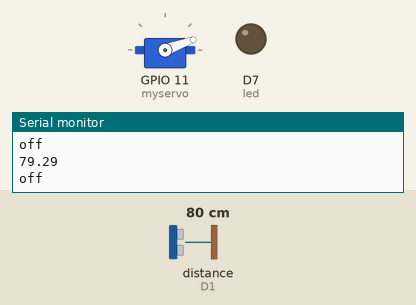
Recording of a sketch running on a simulated ESP8266 (NodeMCU). Parts: servo, output pins drawn as LEDs (lit = HIGH), the last lines printed to the serial monitor. Wiring (inferred from the names in the program): ultrasonic range finder: trigger D0; echo D1. The test bench sets the inputs (shaded band); at power-on: distance to the obstacle (sensor on D1) 80 cm. The echo pulse lasts 58.3 µs per cm; pins used as bus, display or sensor lines are not drawn.

Above: at 1.2 s.
1.3 s: distance to the obstacle (sensor on D1) set to 29 cm
2.8 s: distance to the obstacle (sensor on D1) set to 25 cm
At 3.4 s:
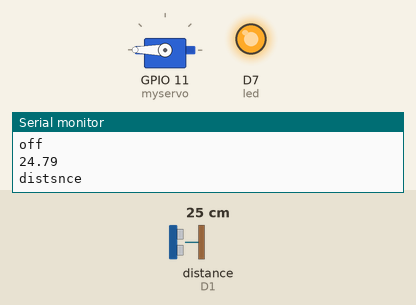
4.5 s: distance to the obstacle (sensor on D1) set to 35 cm
At 6.8 s:
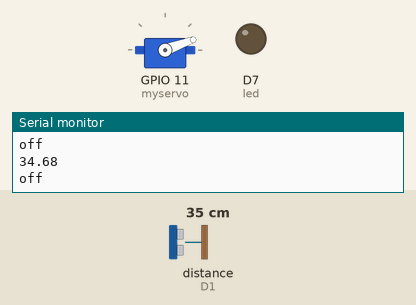
7.1 s: distance to the obstacle (sensor on D1) set to 2 cm
At 8.4 s:
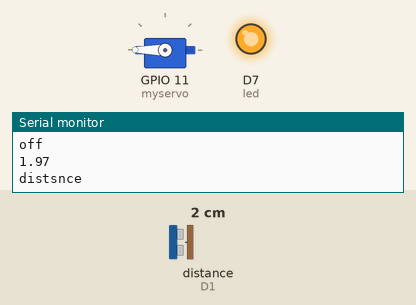
Timing chart, 0 to 9.6 s (numbered marks = the images above; inputs shaded):
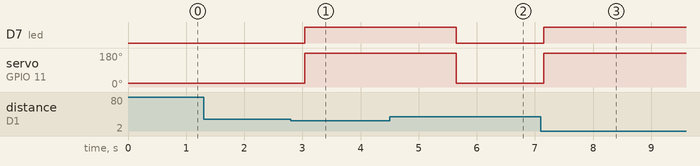

The sketch:

sketch_may05a.ino
```cpp
#include <Servo.h>
Servo myservo;
int pos = 20;
const int trigPin = D0;
const int echoPin = D1;
const int led = 13;

long duration;
float distance;

void setup()
{
  myservo.attach(11);
  pinMode(trigPin, OUTPUT);
  pinMode(echoPin, INPUT);
  pinMode(led, OUTPUT);
  myservo.write(pos);
}

void loop()
{
  //Serial.begin(9600);
  digitalWrite(trigPin, LOW);
  delayMicroseconds(2);
  digitalWrite(trigPin, HIGH);
  delayMicroseconds(10);
  digitalWrite(trigPin, LOW);

  duration = pulseIn(echoPin, HIGH);
  distance = 0.034*(duration/2);
  Serial.println(distance);
  if (distance < 27)
  {
    digitalWrite(led,HIGH);
    Serial.println("distsnce");
    myservo.write(pos+160);
    delay(1000);
  }
  else
  {
    digitalWrite(led,LOW);
    Serial.println("off");
      myservo.write(pos);
  }
  delay(300);
}
```

Measured:
- the behaviour switches between 28 and 27 cm on distance to the obstacle (sensor on D1) (found by bisection; images 0 and 1)
- after the input at 2.8 s, D7 (led): LOW → HIGH after 0.24 s; servo on GPIO 11 (myservo): 20° → 180° after 0.24 s
- after the input at 4.5 s, D7 (led): HIGH → LOW after 1.1 s; servo on GPIO 11 (myservo): 180° → 20° after 1.1 s
- after the input at 7.1 s, D7 (led): LOW → HIGH after 0.06 s; servo on GPIO 11 (myservo): 20° → 180° after 0.06 s
